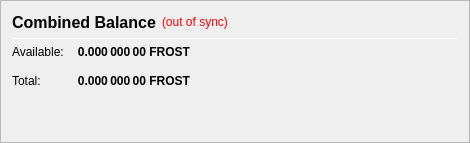
                   <widget class="QFrame" name="frame_CombinedBalances">
                    <property name="minimumSize">
                     <size>
                      <width>470</width>
                      <height>0</height>
                     </size>
                    </property>
                    <property name="frameShape">
                     <enum>QFrame::StyledPanel</enum>
                    </property>
                    <property name="frameShadow">
                     <enum>QFrame::Raised</enum>
                    </property>
                    <layout class="QVBoxLayout" name="verticalLayout_5">
                     <item>
                      <layout class="QHBoxLayout" name="horizontalLayout_5" stretch="0,0,0">
                       <item>
                        <widget class="QLabel" name="label_5z">
                         <property name="minimumSize">
                          <size>
                           <width>0</width>
                           <height>20</height>
                          </size>
                         </property>
                         <property name="font">
                          <font>
                           <pointsize>12</pointsize>
                           <weight>75</weight>
                           <bold>true</bold>
                          </font>
                         </property>
                         <property name="toolTip">
                          <string>Combined Balance (including unconfirmed and immature coins)</string>
                         </property>
                         <property name="text">
                          <string>Combined Balance</string>
                         </property>
                        </widget>
                       </item>
                       <item>
                        <widget class="QLabel" name="labelWalletStatus">
                         <property name="cursor">
                          <cursorShape>WhatsThisCursor</cursorShape>
                         </property>
                         <property name="toolTip">
                          <string>The displayed information may be out of date. Your wallet automatically synchronizes with the Bifrost network after a connection is established, but this process has not completed yet.</string>
                         </property>
                         <property name="styleSheet">
                          <string notr="true">QLabel { color: red; }</string>
                         </property>
                         <property name="text">
                          <string notr="true">(out of sync)</string>
                         </property>
                         <property name="alignment">
                          <set>Qt::AlignLeading|Qt::AlignLeft|Qt::AlignVCenter</set>
                         </property>
                        </widget>
                       </item>
                       <item>
                        <spacer name="horizontalSpacer_1">
                         <property name="orientation">
                          <enum>Qt::Horizontal</enum>
                         </property>
                         <property name="sizeHint" stdset="0">
                          <size>
                           <width>40</width>
                           <height>20</height>
                          </size>
                         </property>
                        </spacer>
                       </item>
                      </layout>
                     </item>
                     <item>
                      <widget class="Line" name="line_CombinedBalance">
                       <property name="minimumSize">
                        <size>
                         <width>0</width>
                         <height>1</height>
                        </size>
                       </property>
                       <property name="maximumSize">
                        <size>
                         <width>16777215</width>
                         <height>1</height>
                        </size>
                       </property>
                       <property name="orientation">
                        <enum>Qt::Horizontal</enum>
                       </property>
                      </widget>
                     </item>
                     <item>
                      <layout class="QGridLayout" name="gridLayout_3">
                       <property name="spacing">
                        <number>12</number>
                       </property>
                       <item row="1" column="0">
                        <widget class="QLabel" name="labelBalanceTextz">
                         <property name="text">
                          <string>Available:</string>
                         </property>
                        </widget>
                       </item>
                       <item row="1" column="1">
                        <widget class="QLabel" name="labelBalancez">
                         <property name="font">
                          <font>
                           <weight>75</weight>
                           <bold>true</bold>
                          </font>
                         </property>
                         <property name="cursor">
                          <cursorShape>IBeamCursor</cursorShape>
                         </property>
                         <property name="toolTip">
                          <string>Your current spendable balance</string>
                         </property>
                         <property name="text">
                          <string notr="true">0.000 000 00 FROST</string>
                         </property>
                         <property name="alignment">
                          <set>Qt::AlignRight|Qt::AlignTrailing|Qt::AlignVCenter</set>
                         </property>
                         <property name="textInteractionFlags">
                          <set>Qt::LinksAccessibleByMouse|Qt::TextSelectableByKeyboard|Qt::TextSelectableByMouse</set>
                         </property>
                        </widget>
                       </item>
                       <item row="2" column="0">
                        <widget class="QLabel" name="labelTotalTextz">
                         <property name="text">
                          <string>Total:</string>
                         </property>
                        </widget>
                       </item>
                       <item row="2" column="1">
                        <widget class="QLabel" name="labelTotalz">
                         <property name="font">
                          <font>
                           <weight>75</weight>
                           <bold>true</bold>
                          </font>
                         </property>
                         <property name="cursor">
                          <cursorShape>IBeamCursor</cursorShape>
                         </property>
                         <property name="toolTip">
                          <string>Total Balance, including all unavailable coins.</string>
                         </property>
                         <property name="text">
                          <string notr="true">0.000 000 00 FROST</string>
                         </property>
                         <property name="alignment">
                          <set>Qt::AlignRight|Qt::AlignTrailing|Qt::AlignVCenter</set>
                         </property>
                         <property name="textInteractionFlags">
                          <set>Qt::LinksAccessibleByMouse|Qt::TextSelectableByKeyboard|Qt::TextSelectableByMouse</set>
                         </property>
                        </widget>
                       </item>
                       <item row="2" column="3">
                        <spacer name="horizontalSpacer_2">
                         <property name="orientation">
                          <enum>Qt::Horizontal</enum>
                         </property>
                         <property name="sizeHint" stdset="0">
                          <size>
                           <width>40</width>
                           <height>20</height>
                          </size>
                         </property>
                        </spacer>
                       </item>
                      </layout>
                     </item>
                     <item>
                      <spacer name="verticalSpacer_1">
                       <property name="orientation">
                        <enum>Qt::Vertical</enum>
                       </property>
                       <property name="sizeHint" stdset="0">
                        <size>
                         <width>20</width>
                         <height>40</height>
                        </size>
                       </property>
                      </spacer>
                     </item>
                    </layout>
                   </widget>
